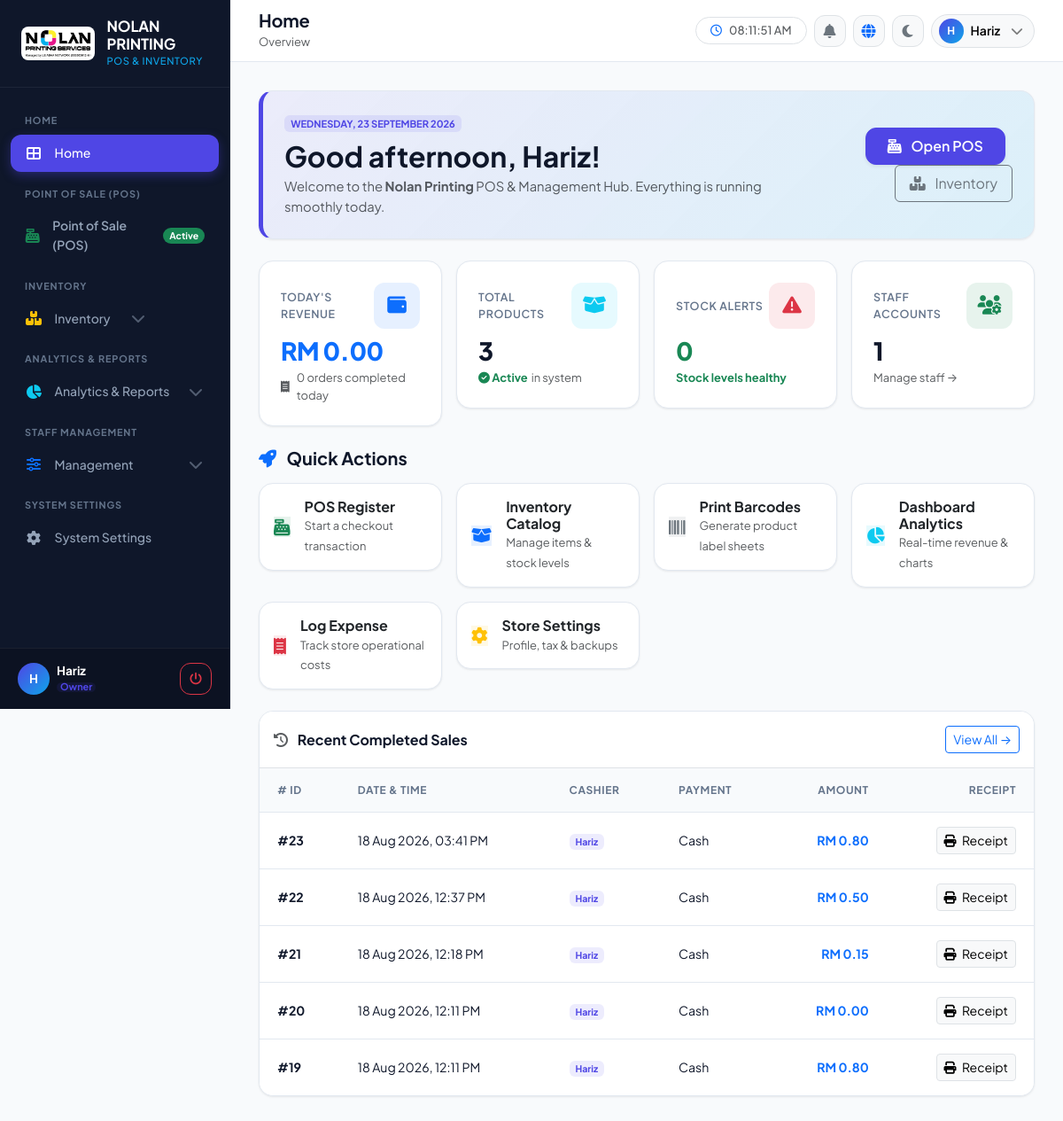
The page /legacy_php/index.php (signed in) on the database its author committed.
### tables this page shows
CREATE TABLE `sales` (
  `id` int(11) NOT NULL,
  `user_id` int(11) NOT NULL,
  `subtotal` decimal(10,2) NOT NULL DEFAULT 0.00,
  `discount_amount` decimal(10,2) NOT NULL DEFAULT 0.00,
  `tax_amount` decimal(10,2) NOT NULL DEFAULT 0.00,
  `total` decimal(10,2) NOT NULL,
  `payment_method` varchar(50) NOT NULL,
  `status` enum('completed','voided') NOT NULL DEFAULT 'completed',
  `created_at` timestamp NOT NULL DEFAULT current_timestamp()
);

CREATE TABLE `users` (
  `id` int(11) NOT NULL,
  `username` varchar(100) NOT NULL,
  `password` varchar(255) NOT NULL,
  `role` enum('owner','cashier','stock_handler') NOT NULL,
  `full_name` varchar(255) NOT NULL,
  `gender` enum('Male','Female','Other') NOT NULL,
  `race` varchar(100) NOT NULL,
  `address` text NOT NULL,
  `phone_number` varchar(20) NOT NULL,
  `security_question` varchar(255) DEFAULT NULL,
  `security_answer` varchar(255) DEFAULT NULL,
  `created_at` timestamp NOT NULL DEFAULT current_timestamp()
);

### legacy_php/db.php (called while the page is built, shortened)
<?php
function __($key) {
    global $translations;
    $lang = $_SESSION['lang'] ?? 'en';
    return $translations[$lang][$key] ?? $key;
}

### legacy_php/index.php (the view, shortened to what this page needs)
<?php
require 'db.php';
$role = $_SESSION['role'] ?? 'cashier';
$username = $_SESSION['username'] ?? 'User';
$hour = (int)date('H');
if ($hour < 12) {
    $greeting = "Good morning";
} elseif ($hour < 18) {
    $greeting = "Good afternoon";
} else {
    $greeting = "Good evening";
}
$totalProducts = 0;
$totalStaff = 0;
$todaySales = 0;
$todayRevenue = 0.00;
try {
    $totalProducts = (int)$pdo->query("SELECT COUNT(*) FROM products WHERE status = 'active'")->fetchColumn();
    if ($role == 'owner') {
        $totalStaff = (int)$pdo->query("SELECT COUNT(*) FROM users")->fetchColumn();
        $todayStmt = $pdo->query("SELECT COUNT(*) as count, COALESCE(SUM(total), 0) as rev FROM sales WHERE status = 'completed' AND DATE(created_at) = CURDATE()");
        $todayData = $todayStmt->fetch();
        $todaySales = (int)$todayData['count'];
        $todayRevenue = (float)$todayData['rev'];
    }
} catch (Exception $e) {}
$recentSales = [];
if ($role == 'owner') {
    try {
        $recentStmt = $pdo->query("SELECT s.*, u.username FROM sales s JOIN users u ON s.user_id = u.id ORDER BY s.created_at DESC LIMIT 5");
        $recentSales = $recentStmt->fetchAll();
    } catch (Exception $e) {}
}
?>
<!DOCTYPE html>
<html lang="<?= $_SESSION['lang'] ?? 'en' ?>">
<head>
    <link href="https://cdn.jsdelivr.net/npm/bootstrap@5.3.2/dist/css/bootstrap.min.css" rel="stylesheet">
    <link rel="stylesheet" href="https://cdnjs.cloudflare.com/ajax/libs/font-awesome/6.5.1/css/all.min.css">
    <link rel="stylesheet" href="assets/css/app.css">
</head>
<body>
    <div class="app-wrapper">
        <?php include 'sidebar.php'; ?>
        <div class="main-content-wrapper">
            <?php include 'header.php'; ?>
            <main class="content-body">
                <div class="card-modern p-4 mb-4" style="background: linear-gradient(135deg, rgba(79, 70, 229, 0.08) 0%, rgba(14, 165, 233, 0.12) 100%); border-left: 5px solid var(--brand-primary);">
                    <div class="row align-items-center">
                        <div class="col-lg-8">
                            <span class="badge badge-soft-primary mb-2 text-uppercase fw-bold"><?= date('l, d F Y') ?></span>
                            <h2 class="fw-bold mb-1"><?= $greeting ?>, <?= htmlspecialchars($username) ?>!</h2>
                            <p class="text-muted mb-0">Welcome to the <strong>Nolan Printing</strong> POS & Management Hub. Everything is running smoothly today.</p>
                        </div>
                        <div class="col-lg-4 text-lg-end mt-3 mt-lg-0">
                            <?php if ($role == 'owner' || $role == 'cashier'): ?>
                                <a href="pos.php" class="btn btn-primary px-4 py-2 shadow-sm me-2">
                                    <i class="fas fa-cash-register me-2"></i> Open POS
                                </a>
                            <?php endif; ?>
                            <?php if ($role == 'owner' || $role == 'stock_handler'): ?>
                                <a href="inventory.php" class="btn btn-outline-secondary px-3 py-2">
                                    <i class="fas fa-boxes-stacked me-2"></i> Inventory
                                </a>
                            <?php endif; ?>
                        </div>
                    </div>
                </div>
                <div class="row g-3 mb-4">
                    <?php if ($role == 'owner'): ?>
                        <div class="col-sm-6 col-xl-3">
                            <div class="card-modern card-stat">
                                <div class="d-flex align-items-center justify-content-between mb-2">
                                    <span class="stat-label">Today's Revenue</span>
                                    <div class="stat-icon bg-primary bg-opacity-10 text-primary">
                                        <i class="fas fa-wallet"></i>
                                    </div>
                                </div>
                                <div class="stat-value text-primary">RM <?= number_format($todayRevenue, 2) ?></div>
                                <div class="d-flex align-items-center gap-1 text-muted small">
                                    <i class="fas fa-receipt me-1"></i> <?= $todaySales ?> orders completed today
                                </div>
                            </div>
                        </div>
                    <?php endif; ?>
                    <div class="col-sm-6 col-xl-3">
                        <div class="card-modern card-stat">
                            <div class="d-flex align-items-center justify-content-between mb-2">
                                <span class="stat-label"><?= __('total_products') ?></span>
                                <div class="stat-icon bg-info bg-opacity-10 text-info">
                                    <i class="fas fa-box-open"></i>
                                </div>
                            </div>
                            <div class="stat-value"><?= $totalProducts ?></div>
                            <div class="d-flex align-items-center gap-1 text-muted small">
                                <span class="text-success fw-bold"><i class="fas fa-check-circle"></i> Active</span> in system
                            </div>
                        </div>
                    </div>
                    <div class="col-sm-6 col-xl-3">
                        <div class="card-modern card-stat">
                            <div class="d-flex align-items-center justify-content-between mb-2">
                                <span class="stat-label"><?= __('stock_alerts') ?></span>
                                <div class="stat-icon bg-danger bg-opacity-10 text-danger">
                                    <i class="fas fa-triangle-exclamation"></i>
                                </div>
                            </div>
                            <div class="stat-value <?= $lowStockCount > 0 ? 'text-danger' : 'text-success' ?>">
                                <?= $lowStockCount ?>
                            </div>
                            <div class="d-flex align-items-center gap-1 text-muted small">
                                <?php if ($lowStockCount > 0): ?>
                                    <a href="inventory.php" class="text-danger fw-semibold text-decoration-none">Items need restock &rarr;</a>
                                <?php else: ?>
                                    <span class="text-success fw-bold">Stock levels healthy</span>
                                <?php endif; ?>
                            </div>
                        </div>
                    </div>
                    <?php if ($role == 'owner'): ?>
                        <div class="col-sm-6 col-xl-3">
                            <div class="card-modern card-stat">
                                <div class="d-flex align-items-center justify-content-between mb-2">
                                    <span class="stat-label"><?= __('staff_accounts') ?></span>
                                    <div class="stat-icon bg-success bg-opacity-10 text-success">
                                        <i class="fas fa-users-gear"></i>
                                    </div>
                                </div>
                                <div class="stat-value"><?= $totalStaff ?></div>
                                <div class="d-flex align-items-center gap-1 text-muted small">
                                    <a href="users.php" class="text-decoration-none text-muted">Manage staff &rarr;</a>
                                </div>
                            </div>
                        </div>
                    <?php endif; ?>
                </div>
                <h5 class="fw-bold mb-3"><i class="fas fa-rocket text-primary me-2"></i> Quick Actions</h5>
                <div class="row g-3 mb-4">
                    <?php if ($role == 'owner' || $role == 'cashier'): ?>
                        <div class="col-md-4 col-xl-3">
                            <a href="pos.php" class="card-modern p-3 d-flex align-items-center gap-3 text-decoration-none text-body">
                                <div class="stat-icon bg-success bg-opacity-10 text-success">
                                </div>
                                <div>
                                    <h6 class="fw-bold mb-0">POS Register</h6>
                                    <small class="text-muted">Start a checkout transaction</small>
                                </div>
                            </a>
                        </div>
                    <?php endif; ?>
                    <?php if ($role == 'owner' || $role == 'stock_handler'): ?>
                        <div class="col-md-4 col-xl-3">
                            <a href="inventory.php" class="card-modern p-3 d-flex align-items-center gap-3 text-decoration-none text-body">
                                <div class="stat-icon bg-primary bg-opacity-10 text-primary">
                                </div>
                                <div>
                                    <h6 class="fw-bold mb-0">Inventory Catalog</h6>
                                    <small class="text-muted">Manage items & stock levels</small>
                                </div>
                            </a>
                        </div>
                        <div class="col-md-4 col-xl-3">
                            <a href="print_barcode.php" class="card-modern p-3 d-flex align-items-center gap-3 text-decoration-none text-body">
                                <div class="stat-icon bg-secondary bg-opacity-10 text-secondary">
                                </div>
                                <div>
                                    <h6 class="fw-bold mb-0">Print Barcodes</h6>
                                    <small class="text-muted">Generate product label sheets</small>
                                </div>
                            </a>
                        </div>
                    <?php endif; ?>
                    <?php if ($role == 'owner'): ?>
                        <div class="col-md-4 col-xl-3">
                            <a href="dashboard.php" class="card-modern p-3 d-flex align-items-center gap-3 text-decoration-none text-body">
                                <div class="stat-icon bg-info bg-opacity-10 text-info">
                                </div>
                                <div>
                                    <h6 class="fw-bold mb-0">Dashboard Analytics</h6>
                                    <small class="text-muted">Real-time revenue & charts</small>
                                </div>
                            </a>
                        </div>
                        <div class="col-md-4 col-xl-3">
                            <a href="expenses.php" class="card-modern p-3 d-flex align-items-center gap-3 text-decoration-none text-body">
                                <div class="stat-icon bg-danger bg-opacity-10 text-danger">
                                </div>
                                <div>
                                    <h6 class="fw-bold mb-0">Log Expense</h6>
                                    <small class="text-muted">Track store operational costs</small>
                                </div>
                            </a>
                        </div>
                        <div class="col-md-4 col-xl-3">
                            <a href="settings.php" class="card-modern p-3 d-flex align-items-center gap-3 text-decoration-none text-body">
                                <div class="stat-icon bg-warning bg-opacity-10 text-warning">
                                </div>
                                <div>
                                    <h6 class="fw-bold mb-0">Store Settings</h6>
                                    <small class="text-muted">Profile, tax & backups</small>
                                </div>
                            </a>
                        </div>
                    <?php endif; ?>
                </div>
                <?php if ($role == 'owner' && !empty($recentSales)): ?>
                    <div class="table-modern-wrapper mt-4">
                        <div class="p-3 border-bottom d-flex justify-content-between align-items-center bg-body">
                            <h6 class="fw-bold mb-0"><i class="fas fa-clock-rotate-left text-muted me-2"></i> Recent Completed Sales</h6>
                            <a href="transactions.php" class="btn btn-sm btn-outline-primary">View All &rarr;</a>
                        </div>
                        <div class="table-responsive">
                            <table class="table table-modern">
                                <thead>
                                    <tr>
                                        <th># ID</th>
                                        <th>Date & Time</th>
                                        <th>Cashier</th>
                                        <th>Payment</th>
                                        <th class="text-end">Amount</th>
                                        <th class="text-end">Receipt</th>
                                    </tr>
                                </thead>
                                <tbody>
                                    <?php foreach ($recentSales as $sale): ?>
                                        <tr>
                                            <td class="fw-bold">#<?= $sale['id'] ?></td>
                                            <td><?= date('d M Y, h:i A', strtotime($sale['created_at'])) ?></td>
                                            <td><span class="badge badge-soft-primary"><?= htmlspecialchars($sale['username']) ?></span></td>
                                            <td><?= htmlspecialchars($sale['payment_method']) ?></td>
                                            <td class="text-end fw-bold text-primary">RM <?= number_format($sale['total'], 2) ?></td>
                                            <td class="text-end">
                                                <a href="receipt.php?id=<?= $sale['id'] ?>" target="_blank" class="btn btn-sm btn-light border">
                                                    <i class="fas fa-print me-1"></i> Receipt
                                                </a>
                                            </td>
                                        </tr>
                                    <?php endforeach; ?>
                                </tbody>
                            </table>
                        </div>
                    </div>
                <?php endif; ?>
            </main>
        </div>
    </div>
</body>
</html>

### rows shown on the page
sales: id "23", created_at "18 Aug 2026, 03:41 PM", user.username "Hariz", payment_method "Cash", total "0.80"
sales: id "22", created_at "18 Aug 2026, 12:37 PM", user.username "Hariz", payment_method "Cash", total "0.50"
sales: id "21", created_at "18 Aug 2026, 12:18 PM", user.username "Hariz", payment_method "Cash", total "0.15"
sales: id "20", created_at "18 Aug 2026, 12:11 PM", user.username "Hariz", payment_method "Cash", total "0.00"
sales: id "19", created_at "18 Aug 2026, 12:11 PM", user.username "Hariz", payment_method "Cash", total "0.80"

### other values the page prints
__('home') "HOME"
__('home') "Home"
__('pos') "POINT OF SALE (POS)"
__('pos') "Point of Sale (POS)"
__('inventory') "INVENTORY"
__('inventory') "Inventory"
__('analytics') "ANALYTICS & REPORTS"
__('analytics') "Analytics & Reports"
__('staff') "STAFF MANAGEMENT"
__('settings') "SYSTEM SETTINGS"
__('settings') "System Settings"
substr($_SESSION['username'] ?? 'U', 0, 1) "H"
$_SESSION['username'] "Hariz"
str_replace('_', ' ', $currentRole) "Owner"
$pageTitle "Home"
